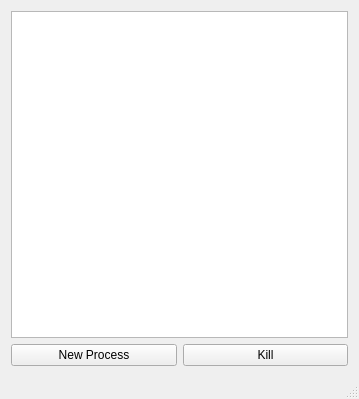
<?xml version="1.0" encoding="UTF-8"?>
<ui version="4.0">
 <class>MainWindow</class>
 <widget class="QMainWindow" name="MainWindow">
  <property name="geometry">
   <rect>
    <x>0</x>
    <y>0</y>
    <width>359</width>
    <height>399</height>
   </rect>
  </property>
  <property name="windowTitle">
   <string>MainWindow</string>
  </property>
  <widget class="QWidget" name="centralWidget">
   <layout class="QGridLayout" name="gridLayout">
    <item row="0" column="0">
     <widget class="QTableWidget" name="processTable"/>
    </item>
    <item row="1" column="0">
     <layout class="QHBoxLayout" name="horizontalLayout">
      <item>
       <widget class="QPushButton" name="newButton">
        <property name="text">
         <string>New Process</string>
        </property>
       </widget>
      </item>
      <item>
       <widget class="QPushButton" name="killPutton">
        <property name="text">
         <string>Kill</string>
        </property>
       </widget>
      </item>
     </layout>
    </item>
   </layout>
  </widget>
  <widget class="QStatusBar" name="statusBar"/>
 </widget>
 <layoutdefault spacing="6" margin="11"/>
 <resources/>
 <connections/>
</ui>
